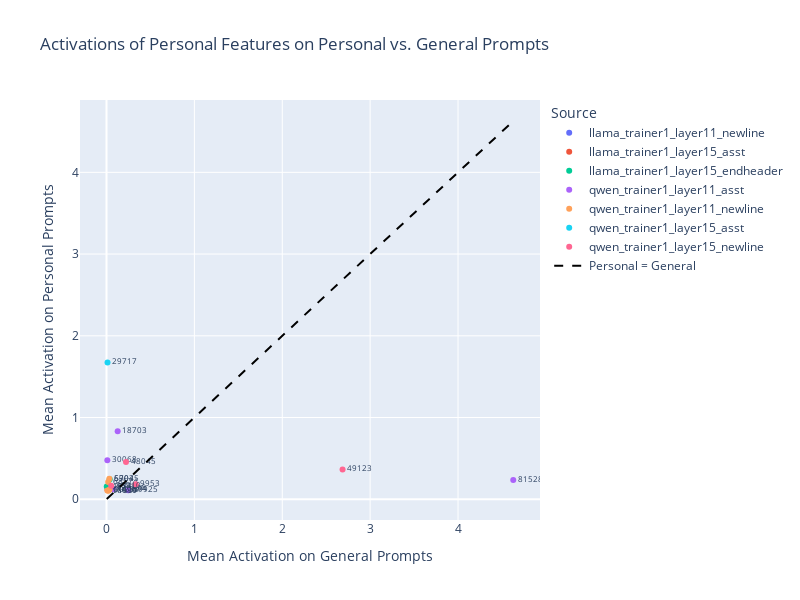

Notebook source saved alongside this figure:
### Code cell
import plotly.express as px
import plotly.graph_objects as go
from plotly.subplots import make_subplots
import plotly.colors as pc

if not final_combined_df.empty and len(plot_df) > 0:
    # Create consistent color mapping for sources (remove .csv from names)
    unique_sources = sorted(plot_df['source'].unique())
    source_names = [s.replace('.csv', '') for s in unique_sources]
    colors = pc.qualitative.Plotly[:len(unique_sources)]
    source_color_map = dict(zip(unique_sources, colors))
    
    # Create a copy with cleaned source names for display
    plot_df_display = plot_df.copy()
    plot_df_display['source_clean'] = plot_df_display['source'].str.replace('.csv', '')
    
    # Interactive Scatter Plot
    fig_scatter = px.scatter(
        plot_df_display,
        x='general_activation_mean',
        y='personal_mean_numeric',
        color='source_clean',
        color_discrete_map=dict(zip(source_names, colors)),
        hover_data={'chat_desc': True, 'pt_desc': True, 'source_clean': False, 'general_activation_mean': False, 'personal_mean_numeric': False},
        hover_name='feature_id',
        text='feature_id',
        title='Activations of Personal Features on Personal vs. General Prompts',
        labels={
            'general_activation_mean': 'Mean Activation on General Prompts',
            'personal_mean_numeric': 'Mean Activation on Personal Prompts',
            'source_clean': 'Source'
        }
    )
    
    # Update text labels to show feature IDs
    fig_scatter.update_traces(
        textposition="middle right",
        textfont_size=8
    )
    
    # Add diagonal reference line
    max_val = max(plot_df['general_activation_mean'].max(), plot_df['personal_mean_numeric'].max())
    min_val = min(plot_df['general_activation_mean'].min(), plot_df['personal_mean_numeric'].min())
    fig_scatter.add_trace(
        go.Scatter(
            x=[min_val, max_val],
            y=[min_val, max_val],
            mode='lines',
            line=dict(color='black', dash='dash'),
            name='Personal = General',
            hovertemplate='<extra></extra>',
            showlegend=True
        )
    )
    
    # Update layout for better interaction
    fig_scatter.update_layout(
        xaxis_title='Mean Activation on General Prompts',
        yaxis_title='Mean Activation on Personal Prompts',
        height=600,
        width=800,
        hovermode='closest'
    )
    
    # Update hover template to show only chat_desc and pt_desc
    fig_scatter.update_traces(
        hovertemplate='<b>feature_id: %{hovertext}</b><br>' +
                     'chat_desc: %{customdata[0]}<br>' +
                     'pt_desc: %{customdata[1]}<br>' +
                     '<extra></extra>',
        selector=dict(mode='markers+text')
    )
    
    # Save as HTML file
    fig_scatter.write_html("interactive_scatter_feature_activations.html")
    print("Scatter plot saved as: interactive_scatter_feature_activations.html")
    
    fig_scatter.show()
    
else:
    print("No valid data for interactive scatter plot")

### Figure 1 — Plotly figure (JSON) as saved in the notebook; plotly's stock layout.template omitted (floating-point values rounded to 4 significant figures)
{"data": [{"customdata": [["newline before nsfw roleplay", "newline between nsfw description, violence", "llama_trainer1_layer11_newline"]], "hovertemplate": "<b>feature_id: %{hovertext}</b><br>chat_desc: %{customdata[0]}<br>pt_desc: %{customdata[1]}<br><extra></extra>", "hovertext": [126716], "legendgroup": "llama_trainer1_layer11_newline", "marker": {"color": "#636EFA", "symbol": "circle"}, "mode": "markers+text", "name": "llama_trainer1_layer11_newline", "orientation": "v", "showlegend": true, "text": [126716], "textfont": {"size": 8}, "textposition": "middle right", "type": "scatter", "x": [0.0546], "xaxis": "x", "y": [0.1417], "yaxis": "y"}, {"customdata": [["symbols, metaphors, representations (especially in role-playing scenarios) ???", "symbolism, representations, synechdoche ???", "llama_trainer1_layer15_asst"]], "hovertemplate": "<b>feature_id: %{hovertext}</b><br>chat_desc: %{customdata[0]}<br>pt_desc: %{customdata[1]}<br><extra></extra>", "hovertext": [27476], "legendgroup": "llama_trainer1_layer15_asst", "marker": {"color": "#EF553B", "symbol": "circle"}, "mode": "markers+text", "name": "llama_trainer1_layer15_asst", "orientation": "v", "showlegend": true, "text": [27476], "textfont": {"size": 8}, "textposition": "middle right", "type": "scatter", "x": [0.01109], "xaxis": "x", "y": [0.1154], "yaxis": "y"}, {"customdata": [["instructions for role-playing, requirements, schema, templates, rules", "editing, helping write/publish/refine text, forum moderator", "llama_trainer1_layer15_endheader"], ["programmatic instructions for processing text", "writing/translating feedback, literary criticism", "llama_trainer1_layer15_endheader"]], "hovertemplate": "<b>feature_id: %{hovertext}</b><br>chat_desc: %{customdata[0]}<br>pt_desc: %{customdata[1]}<br><extra></extra>", "hovertext": [59035, 47776], "legendgroup": "llama_trainer1_layer15_endheader", "marker": {"color": "#00CC96", "symbol": "circle"}, "mode": "markers+text", "name": "llama_trainer1_layer15_endheader", "orientation": "v", "showlegend": true, "text": [59035, 47776], "textfont": {"size": 8}, "textposition": "middle right", "type": "scatter", "x": [0.03627, 0.002858], "xaxis": "x", "y": [0.2449, 0.1548], "yaxis": "y"}, {"customdata": [["\"assistant\" header token after being asked to do a writing or copyediting task", "\"assistant\" token from descriptions of human assistant professions", "qwen_trainer1_layer11_asst"], ["\"assistant\" header token after being asked follow-up questions", "colon before bash commands ???", "qwen_trainer1_layer11_asst"], ["AI chatbot being given elaborate instructions (including attempts to jailbreak)", "very powerful fictional beings: superintelligent AI in sci-fi, electric appliances that can talk, witchcraft, voice of human nature", "qwen_trainer1_layer11_asst"], ["\"assistant\" header token after being asked to write about chemicals", "\"assistant\" token from descriptions of human assistant professions", "qwen_trainer1_layer11_asst"], ["asimov's three laws of robotics, AI chatbots referring to their programming", "asimov's three laws of robotics, thinking machines and robots in sci-fi including HAL from 2001: a space odyssey", "qwen_trainer1_layer11_asst"]], "hovertemplate": "<b>feature_id: %{hovertext}</b><br>chat_desc: %{customdata[0]}<br>pt_desc: %{customdata[1]}<br><extra></extra>", "hovertext": [81528, 49925, 18703, 130794, 30068], "legendgroup": "qwen_trainer1_layer11_asst", "marker": {"color": "#AB63FA", "symbol": "circle"}, "mode": "markers+text", "name": "qwen_trainer1_layer11_asst", "orientation": "v", "showlegend": true, "text": [81528, 49925, 18703, 130794, 30068], "textfont": {"size": 8}, "textposition": "middle right", "type": "scatter", "x": [4.628, 0.246, 0.127, 0.07053, 0.009544], "xaxis": "x", "y": [0.2348, 0.1096, 0.8322, 0.1219, 0.478], "yaxis": "y"}, {"customdata": [["user instructing AI chatbot or the AI chatbot agreeing to role-play, impersonate, or simulate a character", "impersonating, portraying, or giving an impression of a character", "qwen_trainer1_layer11_newline"], ["newline before \"hello\" in chinese", "newline or other text token before ???", "qwen_trainer1_layer11_newline"], ["valuing or encouraging innovation", "valuing or encouraging innovation", "qwen_trainer1_layer11_newline"], ["newline after \"assistant\" header token when the AI chatbot is asked to behave a certain way if christian", "???", "qwen_trainer1_layer11_newline"], ["viewpoint, bird's eye view, first-person perspective", "the perspective of an organization (mainly healthcare system, government)", "qwen_trainer1_layer11_newline"]], "hovertemplate": "<b>feature_id: %{hovertext}</b><br>chat_desc: %{customdata[0]}<br>pt_desc: %{customdata[1]}<br><extra></extra>", "hovertext": [90235, 6704, 91607, 68574, 16030], "legendgroup": "qwen_trainer1_layer11_newline", "marker": {"color": "#FFA15A", "symbol": "circle"}, "mode": "markers+text", "name": "qwen_trainer1_layer11_newline", "orientation": "v", "showlegend": true, "text": [90235, 6704, 91607, 68574, 16030], "textfont": {"size": 8}, "textposition": "middle right", "type": "scatter", "x": [0.03447, 0.03242, 0.01991, 0.01915, 0.01013], "xaxis": "x", "y": [0.115, 0.2502, 0.1048, 0.2106, 0.1061], "yaxis": "y"}, {"customdata": [["AI chatbot response of \"i'm a/an\" to questions of \"who are you\"", "???", "qwen_trainer1_layer15_asst"]], "hovertemplate": "<b>feature_id: %{hovertext}</b><br>chat_desc: %{customdata[0]}<br>pt_desc: %{customdata[1]}<br><extra></extra>", "hovertext": [29717], "legendgroup": "qwen_trainer1_layer15_asst", "marker": {"color": "#19D3F3", "symbol": "circle"}, "mode": "markers+text", "name": "qwen_trainer1_layer15_asst", "orientation": "v", "showlegend": true, "text": [29717], "textfont": {"size": 8}, "textposition": "middle right", "type": "scatter", "x": [0.01175], "xaxis": "x", "y": [1.674], "yaxis": "y"}, {"customdata": [["newline before AI chatbot answers yes or no question about factual consistency, reasoning, or semantic content ", "newline before answer in wide range of contexts ???", "qwen_trainer1_layer15_newline"], ["newline after being asked to give a one-sentence explainer", "newline before one-sentence summary or quote", "qwen_trainer1_layer15_newline"], ["newline before AI chatbot response to generating a description of a chemical company", "token before a summary, blurb, or lede (often with preceding numbers giving desired length)", "qwen_trainer1_layer15_newline"], ["newline before AI chatbot engages in nsfw role-play or being jailbroken ", "tokens before code errors, misbehaving, descriptions of colonialism, jingoism, self-put downs, sarcasm", "qwen_trainer1_layer15_newline"]], "hovertemplate": "<b>feature_id: %{hovertext}</b><br>chat_desc: %{customdata[0]}<br>pt_desc: %{customdata[1]}<br><extra></extra>", "hovertext": [49123, 9953, 48045, 88910], "legendgroup": "qwen_trainer1_layer15_newline", "marker": {"color": "#FF6692", "symbol": "circle"}, "mode": "markers+text", "name": "qwen_trainer1_layer15_newline", "orientation": "v", "showlegend": true, "text": [49123, 9953, 48045, 88910], "textfont": {"size": 8}, "textposition": "middle right", "type": "scatter", "x": [2.686, 0.3321, 0.2216, 0.0532], "xaxis": "x", "y": [0.365, 0.1825, 0.4559, 0.1652], "yaxis": "y"}, {"hovertemplate": "<extra></extra>", "line": {"color": "black", "dash": "dash"}, "mode": "lines", "name": "Personal = General", "showlegend": true, "type": "scatter", "x": [0.002858, 4.628], "y": [0.002858, 4.628]}], "layout": {"height": 600, "hovermode": "closest", "legend": {"title": {"text": "Source"}, "tracegroupgap": 0}, "title": {"text": "Activations of Personal Features on Personal vs. General Prompts"}, "width": 800, "xaxis": {"anchor": "y", "domain": [0, 1], "title": {"text": "Mean Activation on General Prompts"}}, "yaxis": {"anchor": "x", "domain": [0, 1], "title": {"text": "Mean Activation on Personal Prompts"}}}}
